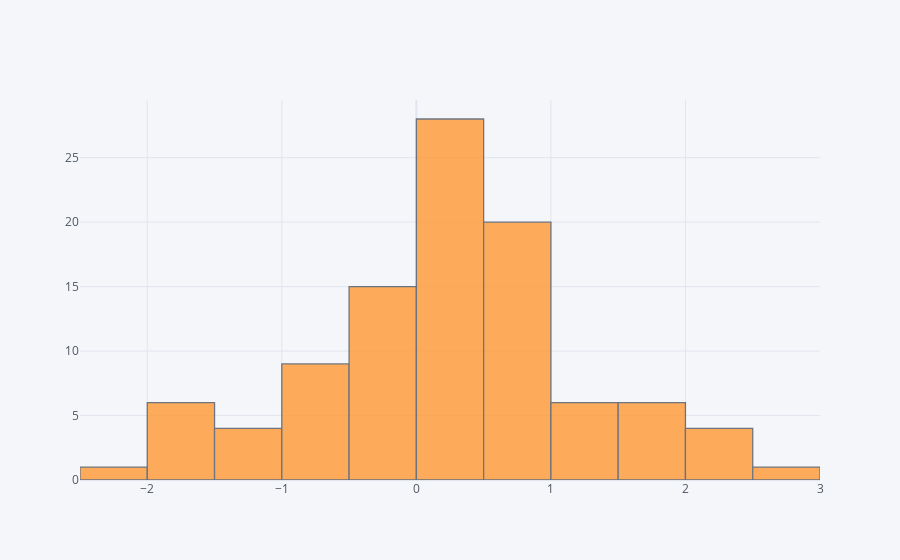

Source (notebook cell):
### Code cell
df['A'].iplot(kind='hist',bins=25)

### Figure 1 — Plotly figure (JSON) as saved in the notebook; plotly's stock layout.template omitted (floating-point values rounded to 4 significant figures)
{"data": [{"histfunc": "count", "histnorm": "", "marker": {"color": "rgba(255, 153, 51, 1.0)", "line": {"color": "#4D5663", "width": 1.3}}, "name": "A", "nbinsx": 25, "opacity": 0.8, "orientation": "v", "type": "histogram", "x": [-0.7074, 0.5182, 0.882, 0.1893, 0.823, 0.07466, 0.3573, 1.486, 1.52, -0.7958, 0.05078, -0.4166, -1.866, -1.711, 1.349, 0.7883, -0.04551, 0.6915, -0.1132, 0.9589, 0.6184, -0.4575, -1.147, 0.8148, 1.71, -0.3033, 0.3092, 0.2845, 0.6086, 1.035, 0.5294, 1.817, -0.4924, 0.2791, 0.2196, -0.2196, 0.05557, -1.934, 0.4679, 0.2727, 1.774, 0.3103, -0.5383, 0.8511, 0.2654, -0.6809, 0.2304, 0.8812, -1.506, 1.571, 0.1566, -1.932, 0.2916, 0.8881, -0.94, 2.415, 1.618, 0.1422, 0.7867, -0.06735, -0.7843, 0.1275, -1.133, 2.205, -2.474, -0.3722, -0.3081, 0.4134, 0.4481, 0.4256, 0.0618, -0.7322, 0.7663, -0.5575, 0.4263, -1.073, 1.261, 0.2699, 0.9101, 0.2877, 1.397, 0.1131, 2.086, -0.4119, 0.8117, 0.6157, 2.944, -0.5198, 2.013, 0.678, -0.1178, 0.8548, -1.389, -0.3832, -0.04707, 1.288, -1.646, 0.1131, 0.2683, -0.4807]}], "layout": {"barmode": "overlay", "legend": {"bgcolor": "#F5F6F9", "font": {"color": "#4D5663"}}, "paper_bgcolor": "#F5F6F9", "plot_bgcolor": "#F5F6F9", "title": {"font": {"color": "#4D5663"}}, "xaxis": {"gridcolor": "#E1E5ED", "showgrid": true, "tickfont": {"color": "#4D5663"}, "title": {"font": {"color": "#4D5663"}, "text": ""}, "zerolinecolor": "#E1E5ED"}, "yaxis": {"gridcolor": "#E1E5ED", "showgrid": true, "tickfont": {"color": "#4D5663"}, "title": {"font": {"color": "#4D5663"}, "text": ""}, "zerolinecolor": "#E1E5ED"}}}
